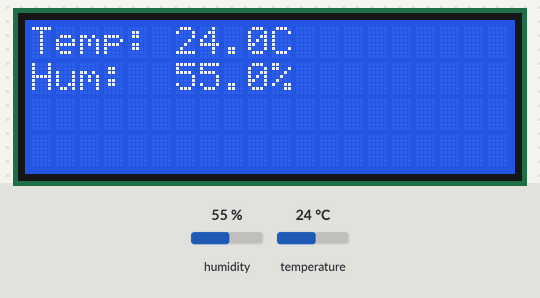
Bench run of a program on a simulated Raspberry Pi (BCM pin numbers). On the bench: 20×4 character LCD. Inputs (shaded band) come from the test bench; at power-on: humidity 55 %, temperature 24 °C. What the program prints to the terminal is not drawn.

Above: at 1.2 s.
1.3 s: humidity set to 22 %
At 2.9 s:
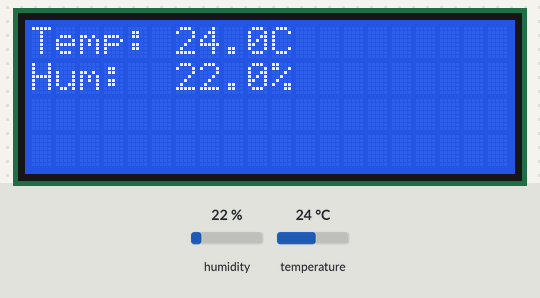
4.4 s: temperature set to 12 °C
At 5.7 s:
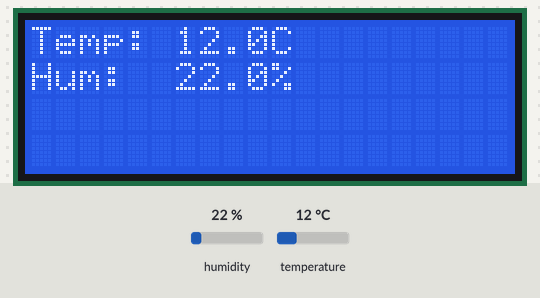
7.5 s: humidity set to 40 %
At 10.2 s:
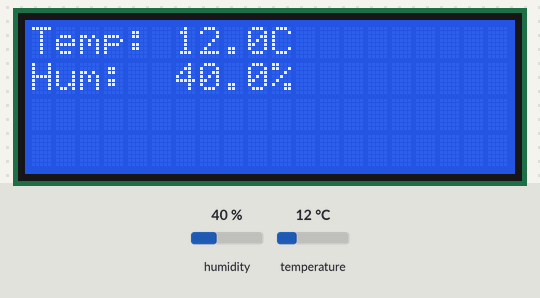
11.0 s: temperature set to 19 °C
At 11.81 s:
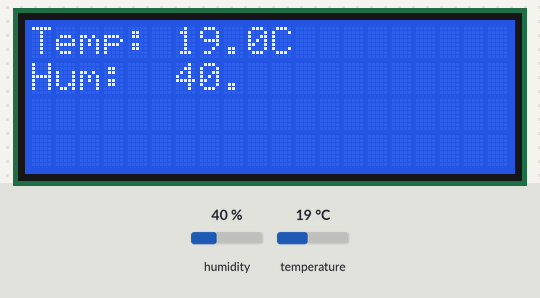
Timing chart, 0 to 14.0 s (numbered marks = the images above; inputs shaded):
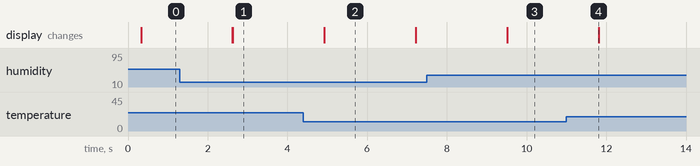

The program:

temp_lcd.py
```python
import time
import board
import adafruit_dht
from RPLCD.i2c import CharLCD

# 1. DHT11 설정 (GPIO 4)
dht_device = adafruit_dht.DHT11(board.D4)

# 2. LCD 설정 (I2C 주소는 보통 0x27 또는 0x3f 입니다)
# 연결하신 GPIO 21(SDA), 20(SCL)은 라즈베리파이의 기본 I2C 버스 1번을 사용합니다.
lcd = CharLCD('PCF8574', 0x27, port=1, charmap='A00')

def display_data():
    try:
        print("측정 및 LCD 출력 시작...")
        while True:
            try:
                # 온습도 데이터 읽기
                temperature = dht_device.temperature
                humidity = dht_device.humidity

                if temperature is not None and humidity is not None:
                    # 콘솔 출력
                    print(f"Temp: {temperature:.1f}C, Hum: {humidity:.1f}%")

                    # LCD 출력
                    lcd.clear()
                    lcd.cursor_pos = (0, 0)
                    lcd.write_string(f"Temp: {temperature:.1f}C")
                    lcd.cursor_pos = (1, 0)
                    lcd.write_string(f"Hum:  {humidity:.1f}%")

                else:
                    lcd.clear()
                    lcd.write_string("Sensor Error")

            except RuntimeError as error:
                # DHT 센서 특성상 발생하는 일시적 오류 무시
                print(f"Reading error: {error.args[0]}")

            time.sleep(2.0)

    except KeyboardInterrupt:
        print("프로그램 종료")
        lcd.clear()
        lcd.write_string("Program Stopped")

    finally:
        dht_device.exit()

if __name__ == "__main__":
    display_data()
```

Measured:
- after the input at 1.3 s, the display: first changes after 1.3 s (image 1 shows a later state)
- after the input at 4.4 s, the display: first changes after 0.52 s (image 2 shows a later state)
- after the input at 7.5 s, the display: first changes after 2.0 s (image 3 shows a later state)
- after the input at 11.0 s, the display: changes after 0.81 s (image 4)
- what the display in image 2 shows lasts 2.3 s, from 4.9 s to 7.2 s
